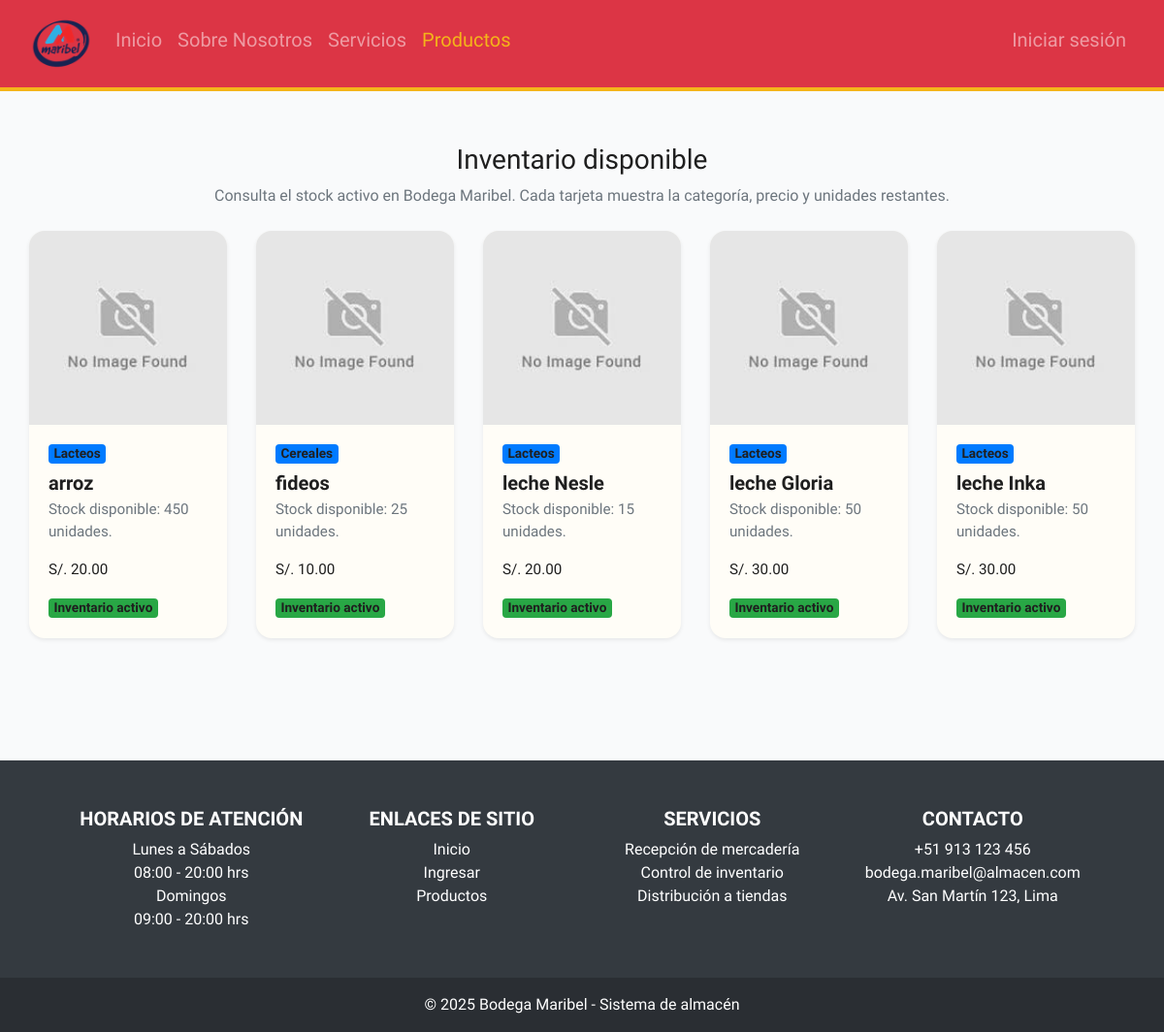
The page /index.php?ruta=productos on the database its author committed.
### tables this page shows
CREATE TABLE `producto` (
  `id_producto` int(11) NOT NULL,
  `nombre_producto` varchar(200) NOT NULL,
  `cantidad` int(11) NOT NULL,
  `precio_producto` decimal(10,2) NOT NULL,
  `categoria` varchar(20) NOT NULL,
  `activo` varchar(20) NOT NULL,
  `provedor` varchar(50) NOT NULL
);

### controlador/Controller.php (called while the page is built, shortened)
<?php
abstract class Controller
{
    protected function render(string $viewPath, array $data = []): void
    {
        require $viewPath;
    }
}

### controlador/ProductoController.php (called while the page is built)
<?php
require_once __DIR__ . '/Controller.php';
require_once __DIR__ . '/../modelo/ProductoModel.php';
class ProductoController extends Controller
{
    private ProductoModel $model;
    public function __construct()
    {
        $this->model = new ProductoModel();
    }
    public function index(): void
    {
        $productos = $this->model->obtenerActivos();
        $this->render(__DIR__ . '/../vista/productos/listado.php', [
            'productos' => $productos,
        ]);
    }
}

### index.php (called while the page is built, shortened)
<?php
require_once __DIR__ . '/controlador/Router.php';
require_once __DIR__ . '/controlador/ProductoController.php';
$router = new Router();
$router->get('inicio', [HomeController::class, 'index']);
$router->get('productos', [ProductoController::class, 'index']);
$router->get('admin/dashboard', [AdminController::class, 'dashboard']);
$rutaSolicitada = $_GET['ruta'] ?? 'inicio';
$router->dispatch($rutaSolicitada, $_SERVER['REQUEST_METHOD'] ?? 'GET');

### modelo/conexion.php (called while the page is built)
<?php
class Database {
  function Conexion() {
    $server = "localhost";
    $user = "root";
    $password = "";
    try {
      $conn = new PDO("mysql:host=$server;dbname=bodega_maribel;charset=utf8mb4", $user, $password);
      $conn->setAttribute(PDO::ATTR_ERRMODE, PDO::ERRMODE_EXCEPTION);
      return $conn;
    } catch (PDOException $e) {
      die('❌ Error BD (PDO): ' . $e->getMessage());
    }
  }
}

### modelo/Modelo.php (called while the page is built, shortened)
<?php
require_once __DIR__ . '/conexion.php';
abstract class Modelo
{
    public function __construct()
    {
        $db = new Database();
        $this->conexion = $db->Conexion();
    }
}

### modelo/ProductoModel.php (called while the page is built)
<?php
require_once __DIR__ . '/Modelo.php';
class ProductoModel extends Modelo
{
    public function obtenerActivos(): array
    {
        $consulta = $this->conexion->prepare(
            'SELECT id_producto, nombre_producto, precio_producto, categoria, cantidad
             FROM producto
             WHERE activo = :activo'
        );
        $consulta->execute(['activo' => 'activo']);
        return $consulta->fetchAll(PDO::FETCH_ASSOC);
    }
}

### vista/productos/listado.php (the view, shortened to what this page needs)
<!DOCTYPE html>
<html lang="es">
<head>
    <link rel="stylesheet" href="https://cdn.jsdelivr.net/npm/bootstrap@4.3.1/dist/css/bootstrap.min.css">
    <link rel="stylesheet" href="vista/css/base.css">
    <link rel="stylesheet" href="vista/css/productos.css">
</head>
<body>
    <div class="sticky-top">
        <nav class="navbar navbar-expand-lg bg-danger navbar-dark border-5 border-bottom border-primary">
            <div class="container-fluid">
                <a href="index.php" class="navbar-brand ms-3">
                    <img class="img-logo" src="vista/imagenes/fondo.png" width="240" alt="Logo Bodega Maribel">
                </a>
                <div id="MenuNavegacion" class="collapse navbar-collapse">
                    <ul class="navbar-nav ms-3">
                        <li class="nav-item h5 ms-4"><a class="nav-link" href="index.php">Inicio</a></li>
                        <li class="nav-item h5 ms-4"><a class="nav-link" href="#nosotros">Sobre Nosotros</a></li>
                        <li class="nav-item h5 ms-4"><a class="nav-link" href="#servicios">Servicios</a></li>
                        <li class="nav-item h5 ms-4"><a class="nav-link active" href="index.php?ruta=productos">Productos</a></li>
                    </ul>
                </div>
                <ul class="navbar-nav ms-3">
                    <li class="nav-item h5 ms-5 ml-5">
                        <a class="nav-link" href="vista/login/login_form.php">
                            Iniciar sesión
                        </a>
                    </li>
                </ul>
            </div>
        </nav>
    </div>
    <main class="py-4">
        <div class="container">
            <header class="mb-4 text-center">
                <h1 class="h3 mb-2">Inventario disponible</h1>
                <p class="text-muted">Consulta el stock activo en Bodega Maribel. Cada tarjeta muestra la categoría, precio y unidades restantes.</p>
            </header>
            <div class="row row-cols-1 row-cols-sm-2 row-cols-md-3 g-3">
                <?php if (empty($productos)): ?>
                    <div class="col">
                        <div class="alert alert-info" role="alert">
                            No hay productos activos registrados en el inventario.
                        </div>
                    </div>
                <?php else: ?>
                    <?php foreach ($productos as $producto): ?>
                        <div class="col mb-4">
                            <div class="card shadow-sm h-100">
                                <?php
                                    $idProducto = (int) $producto['id_producto'];
                                    $imagen = "vista/imagenes/productos/{$idProducto}/principal.png";
                                    if (!file_exists(__DIR__ . "/../imagenes/productos/{$idProducto}/principal.png")) {
                                        $imagen = "vista/imagenes/no-photo.jpg";
                                    }
                                ?>
                                <img src="<?php echo htmlspecialchars($imagen, ENT_QUOTES, 'UTF-8'); ?>" class="card-img-top" alt="Imagen del producto">
                                <div class="card-body d-flex flex-column">
                                    <span class="badge bg-primary align-self-start mb-2">
                                        <?php echo htmlspecialchars(trim($producto['categoria']), ENT_QUOTES, 'UTF-8'); ?>
                                    </span>
                                    <h5 class="card-title mb-1"><?php echo htmlspecialchars($producto['nombre_producto'], ENT_QUOTES, 'UTF-8'); ?></h5>
                                    <p class="card-text text-muted mb-3">Stock disponible: <?php echo (int) $producto['cantidad']; ?> unidades.</p>
                                    <p class="card-text fw-bold">S/. <?php echo number_format((float) $producto['precio_producto'], 2, '.', ','); ?></p>
                                    <div class="mt-auto">
                                        <span class="badge bg-success">Inventario activo</span>
                                    </div>
                                </div>
                            </div>
                        </div>
                    <?php endforeach; ?>
                <?php endif; ?>
            </div>
        </div>
    </main>
    <footer class="bg-dark text-center text-white mt-5">
        <div class="container p-5">
            <section>
                <div class="row">
                    <div class="col-lg-3 col-md-6 mb-4 mb-md-0">
                        <h5 class="text-uppercase">Horarios de Atención</h5>
                        <ul class="list-unstyled mb-0">
                            <li><span class="text-white text-decoration-none">Lunes a Sábados</span></li>
                            <li><span class="text-white text-decoration-none">08:00 - 20:00 hrs</span></li>
                            <li><span class="text-white text-decoration-none">Domingos</span></li>
                            <li><span class="text-white text-decoration-none">09:00 - 20:00 hrs</span></li>
                        </ul>
                    </div>
                    <div class="col-lg-3 col-md-6 mb-4 mb-md-0">
                        <h5 class="text-uppercase">Enlaces de sitio</h5>
                        <ul class="list-unstyled mb-0">
                            <li><a href="index.php" class="text-white text-decoration-none">Inicio</a></li>
                            <li><a href="vista/login/login_form.php" class="text-white text-decoration-none">Ingresar</a></li>
                            <li><a href="index.php?ruta=productos" class="text-white text-decoration-none">Productos</a></li>
                        </ul>
                    </div>
                    <div class="col-lg-3 col-md-6 mb-4 mb-md-0">
                        <h5 class="text-uppercase">Servicios</h5>
                        <ul class="list-unstyled mb-0">
                            <li><span class="text-white text-decoration-none">Recepción de mercadería</span></li>
                            <li><span class="text-white text-decoration-none">Control de inventario</span></li>
                            <li><span class="text-white text-decoration-none">Distribución a tiendas</span></li>
                        </ul>
                    </div>
                    <div class="col-lg-3 col-md-6 mb-4 mb-md-0">
                        <h5 class="text-uppercase">Contacto</h5>
                        <ul class="list-unstyled mb-0">
                            <li><span class="text-white text-decoration-none">+51 913 123 456</span></li>
                            <li><span class="text-white text-decoration-none">bodega.maribel@almacen.com</span></li>
                            <li><span class="text-white text-decoration-none">Av. San Martín 123, Lima</span></li>
                        </ul>
                    </div>
                </div>
            </section>
        </div>
        <div class="text-center p-3" style="background-color: rgba(0, 0, 0, 0.2);">
            © <?php echo date('Y'); ?> Bodega Maribel - Sistema de almacén
        </div>
    </footer>
</body>
</html>

### controlador/Router.php (shortened to what this page needs)
<?php
class Router
{
    private array $routes = [];
    public function get(string $route, $action): void
    {
        $this->routes['GET'][$this->normalize($route)] = $action;
    }
    public function dispatch(?string $route, string $method = 'GET'): void
    {
        $method = strtoupper($method);
        $normalizedRoute = $this->normalize($route);
        $action = $this->routes[$method][$normalizedRoute] ?? null;
        $this->invoke($action);
    }
    private function normalize(?string $route): string
    {
        $route = trim($route);
        $route = trim($route, "/\\");
        return $route === '' ? 'inicio' : $route;
    }
    private function invoke($action): void
    {
        if (is_array($action)) {
            $controller = $action[0];
            $method = $action[1] ?? null;
            if (is_string($controller) && class_exists($controller)) {
                $controller = new $controller();
            }
            $controller->$method();
            return;
        }
    }
}

### vista/css/base.css (style rules this page uses)
:root { --brand-primary: #c1121f; --brand-secondary: #f4b41a; --brand-dark: #2d132c; --brand-light: #fff8f0; }
body { font-family: 'Kanit', sans-serif; color: #1f1f1f; }
.img-logo { max-height: 56px; width: auto; }
.navbar.border-bottom { border-bottom-width: 4px !important; border-color: var(--brand-secondary) !important; }
.navbar .nav-link.active, .navbar .nav-link:focus, .navbar .nav-link:hover { color: var(--brand-secondary) !important; }

### vista/css/productos.css (style rules this page uses)
body { font-family: 'Kanit', sans-serif; background-color: #f9fafb; }
main > .container { padding: 30px 0; }
.img-logo { max-height: 64px; }
.card { border: none; border-radius: 1rem; background-color: #fffdf7; }
.card .badge { font-size: 0.85rem; }
.card img { border-top-left-radius: 1rem; border-top-right-radius: 1rem; height: 200px; object-fit: cover; }
.card-title { font-weight: 600; }
.card-text { font-size: 0.95rem; }
footer h5 { font-weight: 600; }

### rows shown on the page
producto: categoria "Lacteos", nombre_producto "arroz", cantidad "450", precio_producto "20.00"
producto: categoria "Cereales", nombre_producto "fideos", cantidad "25", precio_producto "10.00"
producto: categoria "Lacteos", nombre_producto "leche Nesle", cantidad "15", precio_producto "20.00"
producto: categoria "Lacteos", nombre_producto "leche Gloria", cantidad "50", precio_producto "30.00"
producto: categoria "Lacteos", nombre_producto "leche Inka", cantidad "50", precio_producto "30.00"
